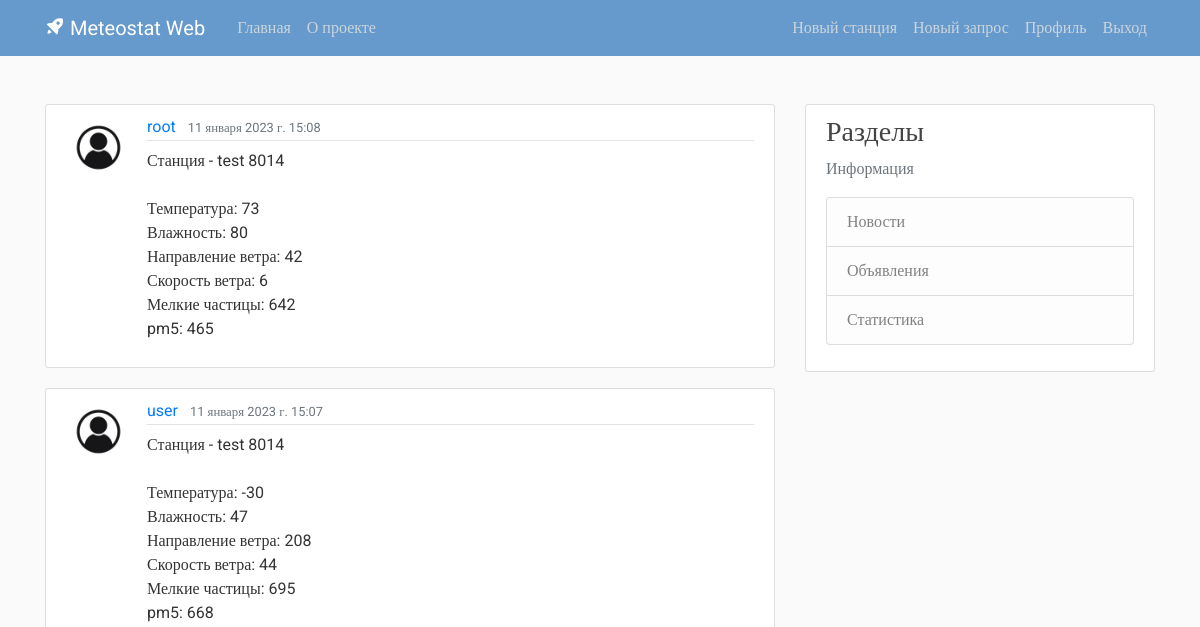
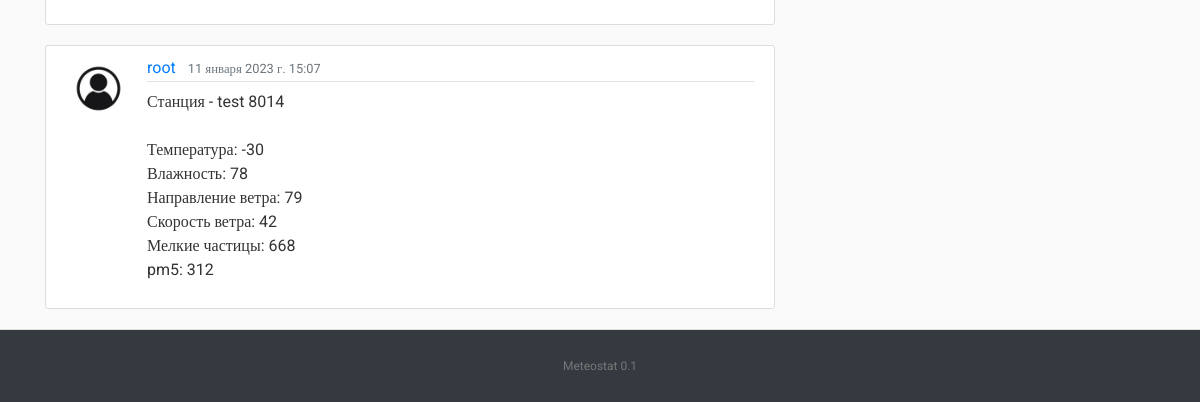
The page / (signed in) on the database as committed earlier (2 pictures, top to bottom).
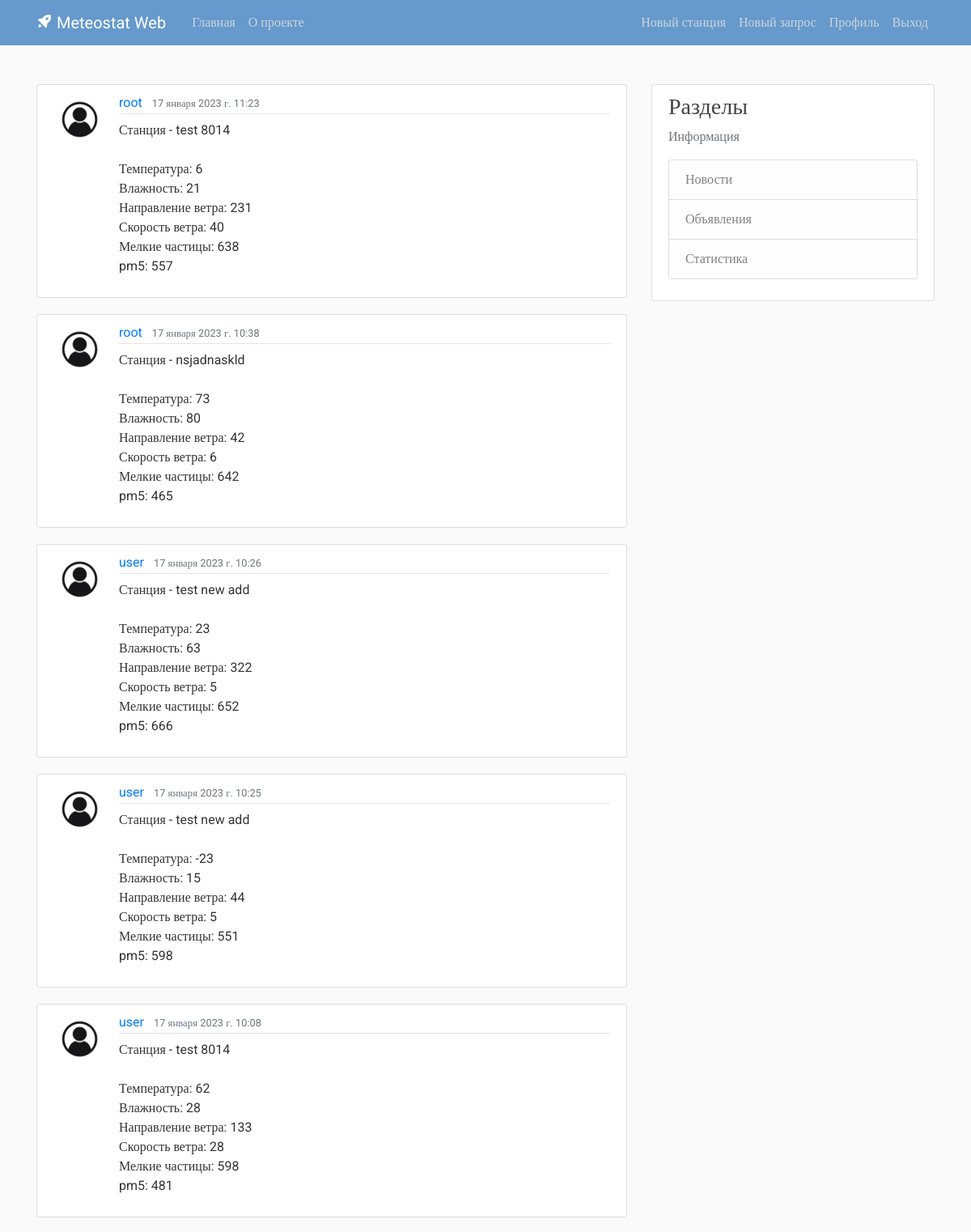
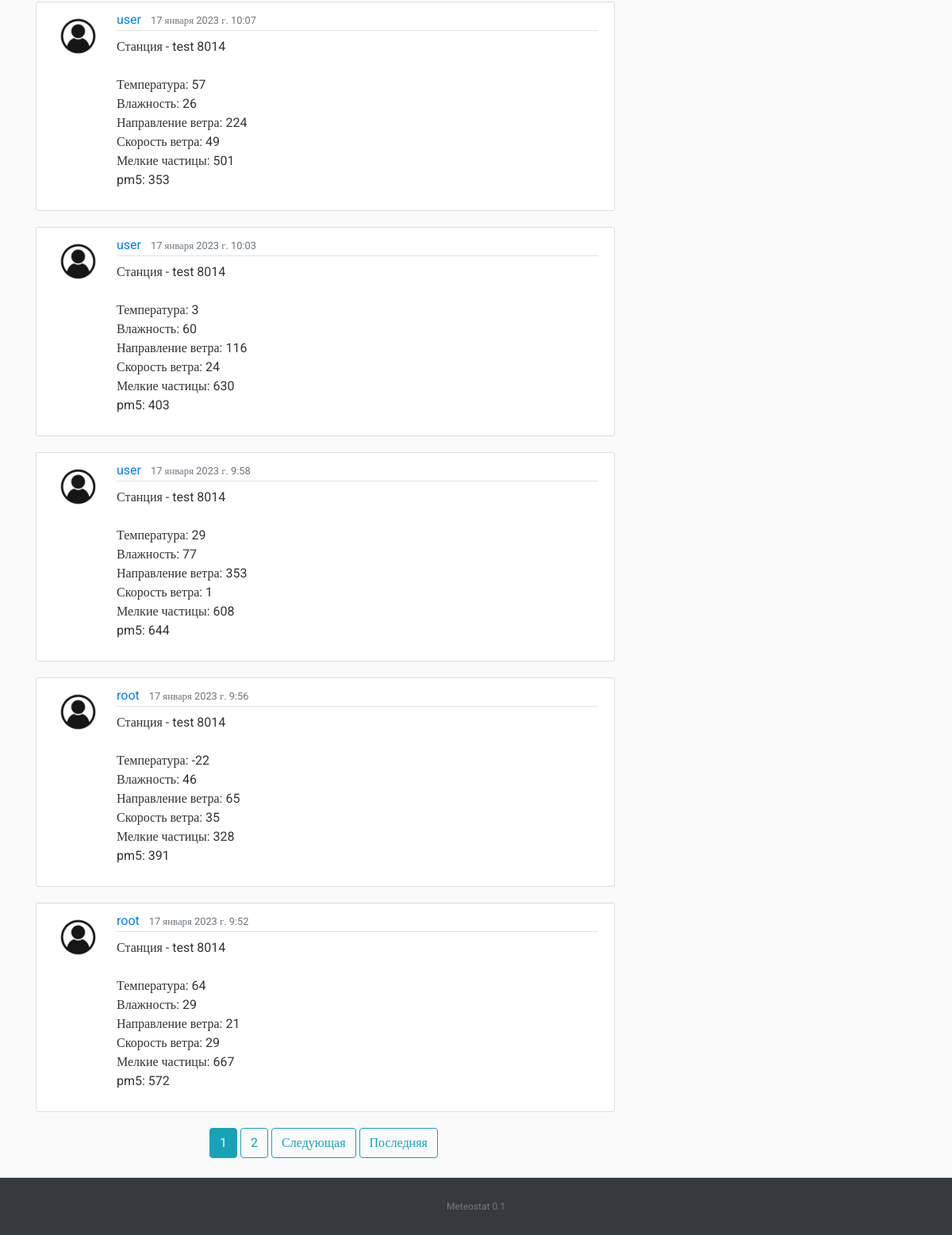
The same page on the database as committed later (2 pictures, top to bottom).
### termos/models.py (models this page shows, shortened)
class Post(models.Model):
    stations = models.ForeignKey(Station, on_delete=models.PROTECT, default=0)
    content = models.TextField()
    date_posted = models.DateTimeField(default=timezone.now)
    author = models.ForeignKey(User, on_delete=models.CASCADE)

### users/models.py (models this page shows, shortened)
class Profile(models.Model):
    user = models.OneToOneField(User, on_delete=models.CASCADE ) #, related_name="userprofile")
    image = models.ImageField(default='default.jpg', upload_to='profile_pics')
    service_use_counter = models.IntegerField(editable=False, help_text="Количество запросов", default=0)

### termos/views.py (the view)
# urls.py: path('', PostListView.as_view(), name='termos-home'),
class PostListView(ListView):
    model = Post
    template_name = 'termos/home.html'
    context_object_name = 'posts'
    ordering = ['-date_posted']
    paginate_by = PAGINATION

### termos/templates/termos/home.html (shortened to what this page needs)
{% extends "termos/base.html" %}
{% block content %}
    {% for post in posts %}
        {% if post.author == user or user.is_superuser %}
            <article class="media content-section">
              <img class="rounded-circle article-img" src="{{ post.author.profile.image.url }}">
              <div class="media-body">
                <div class="article-metadata">
                  <a class="mr-2" href="{% url 'user-posts' post.author.username %}">{{ post.author }}</a>
                  <small class="text-muted">{{ post.date_posted }}</small>
                </div>
                <p class="article-content">{{ post.content }}</p>
              </div>
            </article>
        {% endif %}
    {% endfor %}
    <div class="pagination justify-content-center">
    {% if is_paginated %}
       {% if post.author == user or user.is_superuser %}
          {% for num in page_obj.paginator.page_range %}
            {% if page_obj.number == num %}
              <a class="btn btn-info mb-4 mr-1" href="?page={{ num }}">{{ num }}</a>
            {% elif num > page_obj.number|add:'-3' and num < page_obj.number|add:'3' %}
              <a class="btn btn-outline-info mb-4 mr-1" href="?page={{ num }}">{{ num }}</a>
            {% endif %}
          {% endfor %}
          {% if page_obj.has_next %}
            <a class="btn btn-outline-info mb-4 mr-1" href="?page={{ page_obj.next_page_number }}">Следующая</a>
            <a class="btn btn-outline-info mb-4 mr-1" href="?page={{ page_obj.paginator.num_pages }}">Последняя</a>
          {% endif %}
       {% endif %}
    {% endif %}
  </div>
{% endblock content %}

Rows that differ between the two databases and show on the page:
no longer on this page (row unchanged): Post: author.profile.image (placeholder picture), author "root", date_posted "11 января 2023 г. 15:08", content "Станция - test 8014 Температура: 73 Влажность: 80 Направление ветра: 42 Скорость ветра: 6 Мелкие частицы: 642 pm5: 465"
no longer on this page (row unchanged): Post: author.profile.image (placeholder picture), author "user", date_posted "11 января 2023 г. 15:07", content "Станция - test 8014 Температура: -30 Влажность: 47 Направление ветра: 208 Скорость ветра: 44 Мелкие частицы: 695 pm5: 668"
no longer on this page (row unchanged): Post: author.profile.image (placeholder picture), author "root", date_posted "11 января 2023 г. 15:07", content "Станция - test 8014 Температура: -30 Влажность: 78 Направление ветра: 79 Скорость ветра: 42 Мелкие частицы: 668 pm5: 312"
added Post: author.profile.image (placeholder picture), author "root", date_posted "17 января 2023 г. 11:23", content "Станция - test 8014 Температура: 6 Влажность: 21 Направление ветра: 231 Скорость ветра: 40 Мелкие частицы: 638 pm5: 557"
added Post: author.profile.image (placeholder picture), author "root", date_posted "17 января 2023 г. 10:38", content "Станция - nsjadnaskld Температура: 73 Влажность: 80 Направление ветра: 42 Скорость ветра: 6 Мелкие частицы: 642 pm5: 465"
added Post: author.profile.image (placeholder picture), author "user", date_posted "17 января 2023 г. 10:26", content "Станция - test new add Температура: 23 Влажность: 63 Направление ветра: 322 Скорость ветра: 5 Мелкие частицы: 652 pm5: 666"
added Post: author.profile.image (placeholder picture), author "user", date_posted "17 января 2023 г. 10:25", content "Станция - test new add Температура: -23 Влажность: 15 Направление ветра: 44 Скорость ветра: 5 Мелкие частицы: 551 pm5: 598"
added Post: author.profile.image (placeholder picture), author "user", date_posted "17 января 2023 г. 10:08", content "Станция - test 8014 Температура: 62 Влажность: 28 Направление ветра: 133 Скорость ветра: 28 Мелкие частицы: 598 pm5: 481"
added Post: author.profile.image (placeholder picture), author "user", date_posted "17 января 2023 г. 10:07", content "Станция - test 8014 Температура: 57 Влажность: 26 Направление ветра: 224 Скорость ветра: 49 Мелкие частицы: 501 pm5: 353"
added Post: author.profile.image (placeholder picture), author "user", date_posted "17 января 2023 г. 10:03", content "Станция - test 8014 Температура: 3 Влажность: 60 Направление ветра: 116 Скорость ветра: 24 Мелкие частицы: 630 pm5: 403"
added Post: author.profile.image (placeholder picture), author "user", date_posted "17 января 2023 г. 9:58", content "Станция - test 8014 Температура: 29 Влажность: 77 Направление ветра: 353 Скорость ветра: 1 Мелкие частицы: 608 pm5: 644"
added Post: author.profile.image (placeholder picture), author "root", date_posted "17 января 2023 г. 9:56", content "Станция - test 8014 Температура: -22 Влажность: 46 Направление ветра: 65 Скорость ветра: 35 Мелкие частицы: 328 pm5: 391"
added Post: author.profile.image (placeholder picture), author "root", date_posted "17 января 2023 г. 9:52", content "Станция - test 8014 Температура: 64 Влажность: 29 Направление ветра: 21 Скорость ветра: 29 Мелкие частицы: 667 pm5: 572"
Other text that changed with them:
new list line: "1"
new list line: "2"
text now shown: "Следующая Последняя"
